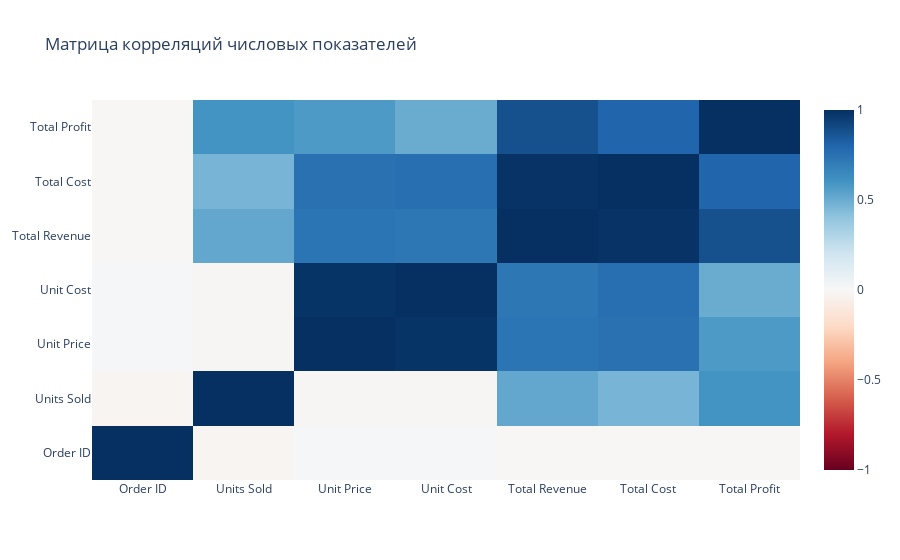

The code cell stored with this chart in its notebook:
### Code cell
# Расчет матрицы корреляций
corr_matrix = df.select_dtypes(include=[np.number]).corr()

fig6 = go.Figure(data=go.Heatmap(
    z=corr_matrix.values,  # Значения корреляций
    x=corr_matrix.columns,  # Названия столбцов по X
    y=corr_matrix.columns,  # Названия строк по Y
    colorscale='RdBu',  # Красно-синяя шкала
    zmin=-1,  # Минимальное значение
    zmax=1,  # Максимальное значение
    hoverongaps=False  # Показывать подсказки
))
fig6.update_layout(title='Матрица корреляций числовых показателей')
# fig6.write_html('6.html')
fig6.show()

### Figure 1 — Plotly figure (JSON) as saved in the notebook; plotly's stock layout.template omitted (floating-point values rounded to 4 significant figures)
{"data": [{"colorscale": [[0, "rgb(103,0,31)"], [0.1, "rgb(178,24,43)"], [0.2, "rgb(214,96,77)"], [0.3, "rgb(244,165,130)"], [0.4, "rgb(253,219,199)"], [0.5, "rgb(247,247,247)"], [0.6, "rgb(209,229,240)"], [0.7, "rgb(146,197,222)"], [0.8, "rgb(67,147,195)"], [0.9, "rgb(33,102,172)"], [1, "rgb(5,48,97)"]], "hoverongaps": false, "type": "heatmap", "x": ["Order ID", "Units Sold", "Unit Price", "Unit Cost", "Total Revenue", "Total Cost", "Total Profit"], "y": ["Order ID", "Units Sold", "Unit Price", "Unit Cost", "Total Revenue", "Total Cost", "Total Profit"], "z": [[1.0, -0.01973, 0.01217, 0.01045, -0.009288, -0.00953, -0.007115], [-0.01973, 1.0, -0.01298, -0.01244, 0.5186, 0.4662, 0.5975], [0.01217, -0.01298, 1.0, 0.9863, 0.7332, 0.7492, 0.5711], [0.01045, -0.01244, 0.9863, 1.0, 0.7233, 0.7598, 0.5003], [-0.009288, 0.5186, 0.7332, 0.7233, 1.0, 0.9879, 0.882], [-0.00953, 0.4662, 0.7492, 0.7598, 0.9879, 1.0, 0.7982], [-0.007115, 0.5975, 0.5711, 0.5003, 0.882, 0.7982, 1.0]], "zmax": 1, "zmin": -1}], "layout": {"title": {"text": "Матрица корреляций числовых показателей"}}}
